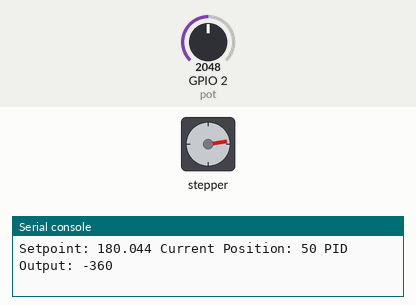
A program run on a simulated ESP32 board running MicroPython. On the bench: stepper motor, the last lines printed to the serial console. Inputs (shaded band) come from the test bench; at power-on: GPIO 2 (pot) = 2048 (analog values on the 0–4095 scale).

Above: at 1.2 s.
1.3 s: GPIO 2 (pot) set to 2866
4.3 s: GPIO 2 (pot) set to 3603
At 5.9 s:
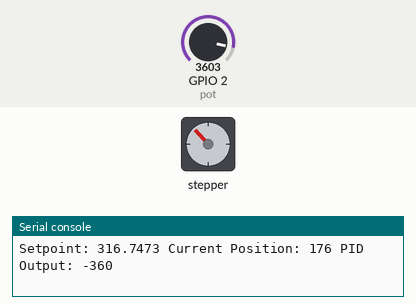
6.5 s: GPIO 2 (pot) set to 1228
At 7.01 s:
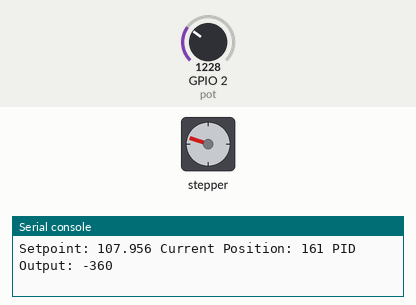
9.5 s: GPIO 2 (pot) set to 0
At 13.2 s:
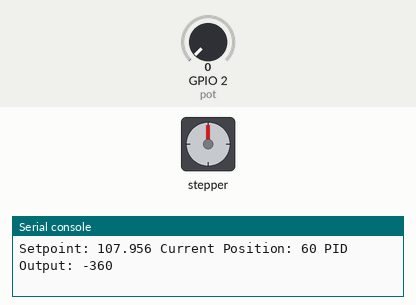
Timing chart, 0 to 13.5 s (numbered marks = the images above; inputs shaded):
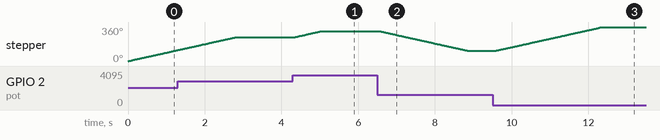

The program:

PotentiometerTest.py
```python
from simple_pid import PID
from stepper import Stepper  # Replace with the actual stepper library
from machine import Pin, ADC
import time

# Define PID parameters
kp = 5.0  # Placeholder values, replace with actual PID parameters
ki = 0.1
kd = 1.05

# Define stepper motor parameters
step_pin = 18  # Replace with the actual GPIO pin for stepper motor step
dir_pin = 19   # Replace with the actual GPIO pin for stepper motor direction
en_pin = None    # Replace with the actual GPIO pin for stepper motor enable (optional)
steps_per_rev = 200  # Replace with the actual steps per revolution of your stepper motor
speed_sps = 50  # Replace with the desired speed in steps per second
current_position=0
# Create instances of PID, stepper motor, and potentiometer
print("Initializing PID...")
pid = PID(kp, ki, kd, setpoint=0)
pid.output_limits = (-360, 360)  # Adjust as needed

print("Initializing Stepper...")
stepper = Stepper(step_pin, dir_pin, en_pin, steps_per_rev, speed_sps)

pot_pin = 2  # Replace with the actual GPIO pin for the potentiometer
pot = ADC(Pin(pot_pin))
pot.atten(ADC.ATTN_11DB)  # Full range: 3.3v
stepper.overwrite_pos_deg(int (0))
# Main loop
while True:

    # Read potentiometer value
    setpoint = ((pot.read()/4095)*360)
    if (setpoint == 0):
        invert_dir=False
        output=0
        stepper.target_deg(360)
        time.sleep(0.1)  # Adjust the delay as needed# Print for debugging
    elif (setpoint == 360):
        invert_dir=True
        stepper.target_deg(0)
        time.sleep(0.1)  # Adjust the delay as needed# Print for debugging
    else:
        stepper.target_deg(setpoint)
        output = pid((setpoint))
        current_position = stepper.get_pos()
        time.sleep(0.1)  # Adjust the delay as needed# Print for debugging
        print("Setpoint:", setpoint, "Current Position:", current_position, "PID Output:", output)
```

Measured:
- after the input at 4.3 s, stepper: turns 65° clockwise in 0.70 s, starting at once
- after the input at 6.5 s, stepper: turns 209° counter-clockwise in 2.3 s, starting after 0.06 s
- after the input at 9.5 s, stepper: turns 252° clockwise in 2.8 s, starting after 0.08 s
